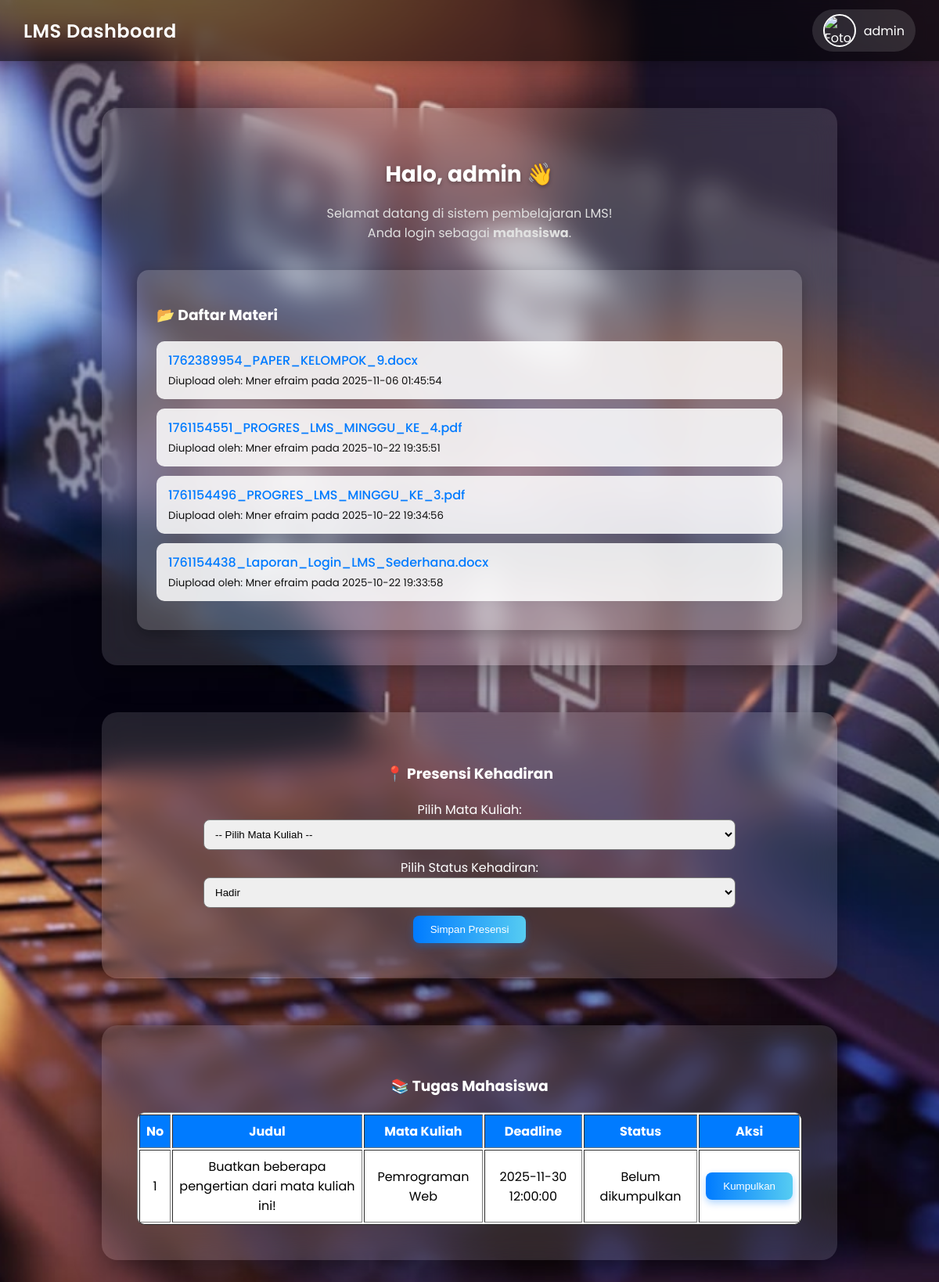
/dashboard.php (signed in), run on the app's committed database.
### tables this page shows
CREATE TABLE `materi` (
  `id` int(11) NOT NULL,
  `nama_file` varchar(255) NOT NULL,
  `uploader` varchar(100) NOT NULL,
  `tanggal_upload` datetime NOT NULL
);

CREATE TABLE `assignments` (
  `id` int(11) NOT NULL,
  `judul` varchar(255) NOT NULL,
  `deskripsi` text DEFAULT NULL,
  `mata_kuliah` varchar(150) DEFAULT NULL,
  `deadline` datetime DEFAULT NULL,
  `uploader` varchar(100) DEFAULT NULL,
  `created_at` datetime DEFAULT current_timestamp()
);

### dashboard.php (the view, shortened to what this page needs)
<?php
include "db.php";
$username = $_SESSION['user'];
$stmt = mysqli_prepare($conn, "SELECT foto FROM users WHERE username = ?");
mysqli_stmt_bind_param($stmt, "s", $username);
mysqli_stmt_execute($stmt);
mysqli_stmt_bind_result($stmt, $foto);
$foto_path = (!empty($foto) && file_exists("uploads/foto/" . $foto))
    ? "uploads/foto/" . htmlspecialchars($foto)
    : "uploads/foto/default-avatar.png";
?>
<!DOCTYPE html>
<html lang="id">
<head>
</head>
<body>
<header>
    <div class="header-left">
        <h2>LMS Dashboard</h2>
    </div>
    <a href="profil.php" class="profile-mini">
        <img src="<?= htmlspecialchars($foto_path); ?>" alt="Foto Profil">
        <span><?= htmlspecialchars($_SESSION['user']); ?></span>
    </a>
</header>
<div class="container">
    <h1>Halo, <?= htmlspecialchars($_SESSION['user']); ?> 👋</h1>
    <p>Selamat datang di sistem pembelajaran LMS!<br>Anda login sebagai <b><?= htmlspecialchars($_SESSION['role']); ?></b>.</p>
    <div class="file-list">
        <h3>📂 Daftar Materi</h3>
        <ul>
            <?php
            $res = mysqli_query($conn, "SELECT * FROM materi ORDER BY tanggal_upload DESC");
            if (mysqli_num_rows($res) > 0) {
                while ($row = mysqli_fetch_assoc($res)) {
                    $fname = htmlspecialchars($row['nama_file']);
                    $uploader = htmlspecialchars($row['uploader']);
                    $waktu = htmlspecialchars($row['tanggal_upload']);
                    echo "<li>";
                    echo "<a href='uploads/{$fname}' target='_blank'>{$fname}</a><br>";
                    echo "<small>Diupload oleh: {$uploader} pada {$waktu}</small>";
                    echo "</li>";
                }
            } else {
                echo "<li><i>Belum ada materi yang diupload.</i></li>";
            }
            ?>
        </ul>
    </div>
</div>
<?php if ($_SESSION['role'] === 'mahasiswa') { ?>
<div class="container presensi-box" style="margin-top:25px;">
    <h3>📍 Presensi Kehadiran</h3>
    <form method="POST" action="">
        <label>Pilih Mata Kuliah:</label><br>
        <select name="mata_kuliah" required style="padding: 10px; border-radius: 8px; width:80%; margin-bottom:10px;">
            <option value="">-- Pilih Mata Kuliah --</option>
        </select><br>
        <label>Pilih Status Kehadiran:</label><br>
        <select name="status" required style="padding: 10px; border-radius:8px; width:80%; margin-bottom:10px;">
            <option value="Hadir">Hadir</option>
        </select><br>
        <button type="submit" name="absen">Simpan Presensi</button>
    </form>
</div>
<?php } ?>
<div class="container" style="margin-top:25px;">
    <div id="assignments-section">
        <h3>📚 Tugas Mahasiswa</h3>
        <table border="1" width="100%" cellpadding="8" style="background:white;color:black;border-radius:10px;">
            <tr style="font-weight:bold;background:#007bff;color:white;">
                <td>No</td><td>Judul</td><td>Mata Kuliah</td><td>Deadline</td><td>Status</td><td>Aksi</td>
            </tr>
            <?php
            $q2 = mysqli_query($conn, "SELECT * FROM assignments ORDER BY deadline ASC");
            $no2 = 1;
            if (mysqli_num_rows($q2) > 0) {
                while ($a = mysqli_fetch_assoc($q2)) {
                    $aid = $a['id'];
                    $judul = htmlspecialchars($a['judul']);
                    $matkul = htmlspecialchars($a['mata_kuliah']);
                    $dl_disp = htmlspecialchars($a['deadline']);
                    $stmt = mysqli_prepare($conn, "SELECT id, grade FROM submissions WHERE assignment_id = ? AND username = ?");
                    mysqli_stmt_bind_param($stmt, "is", $aid, $_SESSION['user']);
                    mysqli_stmt_execute($stmt);
                    mysqli_stmt_bind_result($stmt, $sub_id, $sub_grade);
                    $submitted = mysqli_stmt_fetch($stmt);
                    $status = $submitted ? "Sudah dikumpulkan" . ($sub_grade ? " (Nilai: {$sub_grade})" : "") : "Belum dikumpulkan";
                    echo "
                    <tr>
                        <td>{$no2}</td>
                        <td>{$judul}</td>
                        <td>{$matkul}</td>
                        <td>{$dl_disp}</td>
                        <td>{$status}</td>
                        <td>";
                    if (!$submitted) {
                        echo "<button onclick='toggleForm({$aid})'>Kumpulkan</button>";
                    } else {
                        echo "<i>Menunggu penilaian</i>";
                    }
                    echo "</td></tr>";
                    $no2++;
                }
            } else {
                echo "<tr><td colspan='6'><i>Belum ada tugas yang dibuat dosen.</i></td></tr>";
            }
            ?>
        </table>
    </div>
</div>
</body>
</html>

### dashboard.php (style rules this page uses)
.container { position: relative; z-index: 1; }
#tugas-container, #assignments-section { position: relative; z-index: 10; }
.presensi-box { height: fit-content !important; overflow: visible !important; }
body { margin: 0; font-family: 'Poppins', sans-serif; background: url('images/background.jpg') no-repeat center center fixed; background-size: cover; color: #fff; min-height: 100vh; animation: fadeIn 1s ease-in; }
header { display: flex; justify-content: space-between; align-items: center; background: rgba(0, 0, 0, 0.55); padding: 12px 30px; backdrop-filter: blur(10px); position: sticky; top: 0; z-index: 100; box-shadow: 0 4px 15px rgba(0,0,0,0.2); }
.header-left h2 { margin: 0; color: #fff; font-weight: 600; letter-spacing: 0.5px; }
.profile-mini { display: flex; align-items: center; gap: 10px; background: rgba(255,255,255,0.12); padding: 6px 14px; border-radius: 40px; transition: 0.3s; text-decoration: none; color: #fff; }
.profile-mini img { width: 38px; height: 38px; border-radius: 50%; object-fit: cover; border: 2px solid #fff; }
.container { margin: 60px auto; background: rgba(255, 255, 255, 0.12); backdrop-filter: blur(18px); border-radius: 20px; padding: 45px; width: 90%; max-width: 850px; box-shadow: 0 12px 35px rgba(0,0,0,0.35); text-align: center; transition: 0.5s; }
h1 { font-size: 28px; margin-bottom: 5px; text-shadow: 0 2px 5px rgba(0,0,0,0.3); }
p { color: #e0e0e0; font-size: 16px; margin-bottom: 25px; }
button { background: linear-gradient(90deg, #007bff, #56ccf2); color: white; border: none; padding: 10px 22px; border-radius: 8px; cursor: pointer; font-weight: 500; transition: 0.3s; box-shadow: 0 4px 10px rgba(0,123,255,0.3); }
.file-list { margin-top: 35px; text-align: left; background: rgba(255,255,255,0.18); border-radius: 15px; padding: 25px; box-shadow: 0 6px 18px rgba(0,0,0,0.25); animation: fadeIn 1s ease; }
.file-list ul { list-style: none; padding: 0; margin: 0; }
.file-list li { background: rgba(255,255,255,0.85); color: #111; margin-bottom: 12px; padding: 12px 15px; border-radius: 10px; transition: 0.3s; }
.file-list a { color: #007bff; text-decoration: none; font-weight: 500; }

### data on the page
materi: nama_file "1762389954_PAPER_KELOMPOK_9.docx", uploader "Mner efraim", tanggal_upload "2025-11-06 01:45:54"
materi: nama_file "1761154551_PROGRES_LMS_MINGGU_KE_4.pdf", uploader "Mner efraim", tanggal_upload "2025-10-22 19:35:51"
materi: nama_file "1761154496_PROGRES_LMS_MINGGU_KE_3.pdf", uploader "Mner efraim", tanggal_upload "2025-10-22 19:34:56"
materi: nama_file "1761154438_Laporan_Login_LMS_Sederhana.docx", uploader "Mner efraim", tanggal_upload "2025-10-22 19:33:58"
assignments: judul "Buatkan beberapa pengertian dari mata kuliah ini!", mata_kuliah "Pemrograman Web", deadline "2025-11-30 12:00:00", status "Belum dikumpulkan"

### other printed values
$_SESSION['user'] "admin"
$_SESSION['role'] "mahasiswa"
